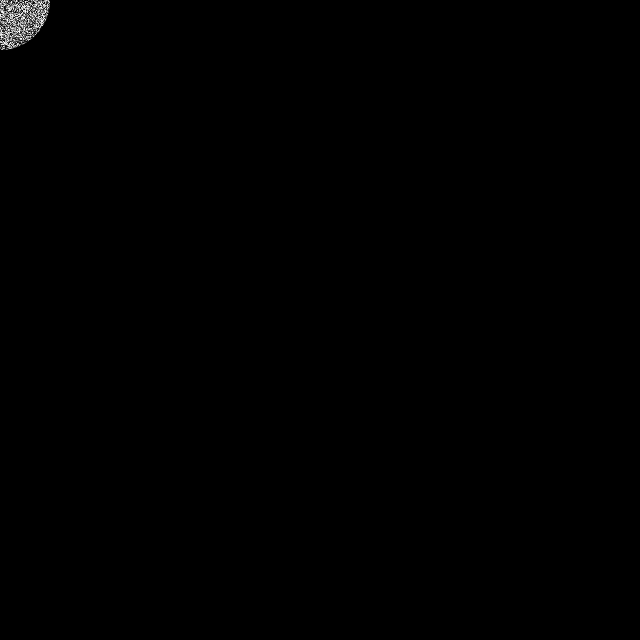
Frame 1 (no input)
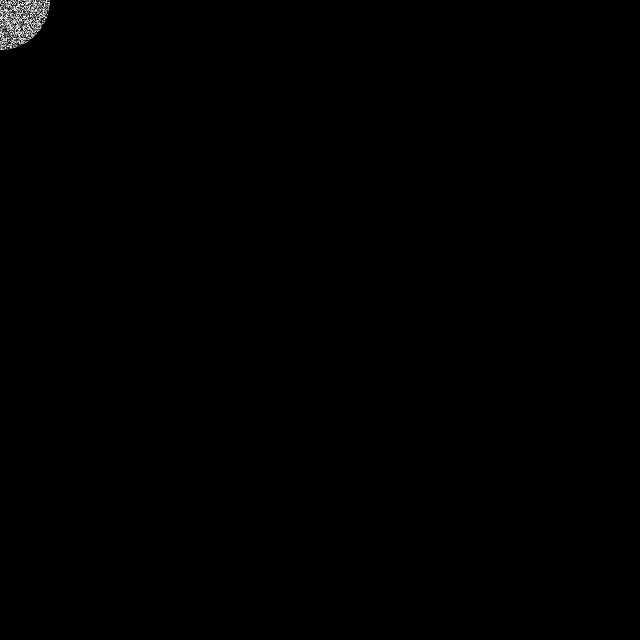
Frame 60 (the mouse pressed at the canvas centre just before this capture)
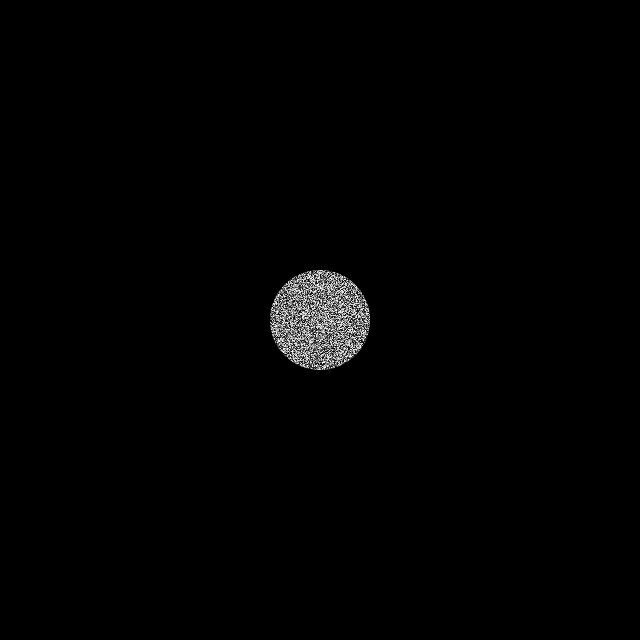
Frame 120 (the mouse held since frame 60 and released just before this capture)

The Processing sketch that drew these frames (run headless with seeded random() and noise(); from frame 60 on, the mouse is pressed at the canvas centre):

// Processing sketch: mask
// ── mask.pde
PGraphics noise, mask;
void setup() {
  size(640, 640); 
  
  noise = createGraphics(640, 640);
  noise.beginDraw();
  noise.background(0);
  noise.endDraw();

  mask = createGraphics(640, 640);
  mask.beginDraw();
  mask.background(0);
  mask.endDraw(); 
}

void draw() {
  background(0);
  
  noise.loadPixels();
  for (int i=0; i<noise.pixels.length; i++) {
    noise.pixels[i]=color(random(255));
  }
  noise.updatePixels();
  
  mask.beginDraw();
  mask.background(0);
  mask.noStroke();
  mask.fill(255);
  mask.ellipse(mouseX, mouseY, 100, 100);
  mask.endDraw();
  
  noise.mask(mask);
  image(noise, 0, 0);
}
